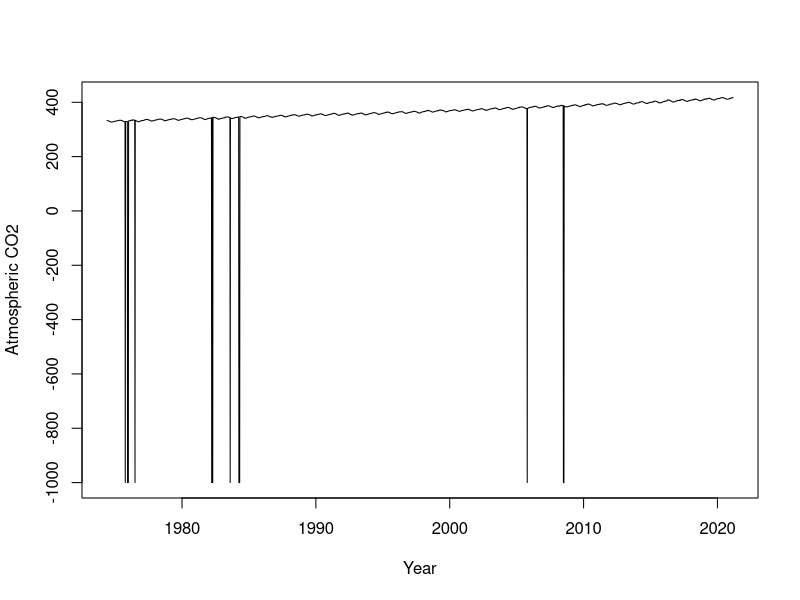
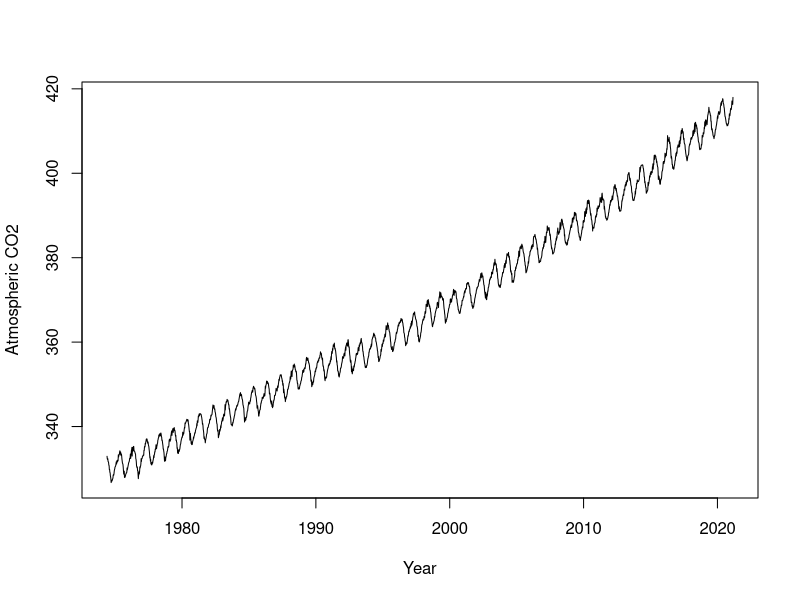
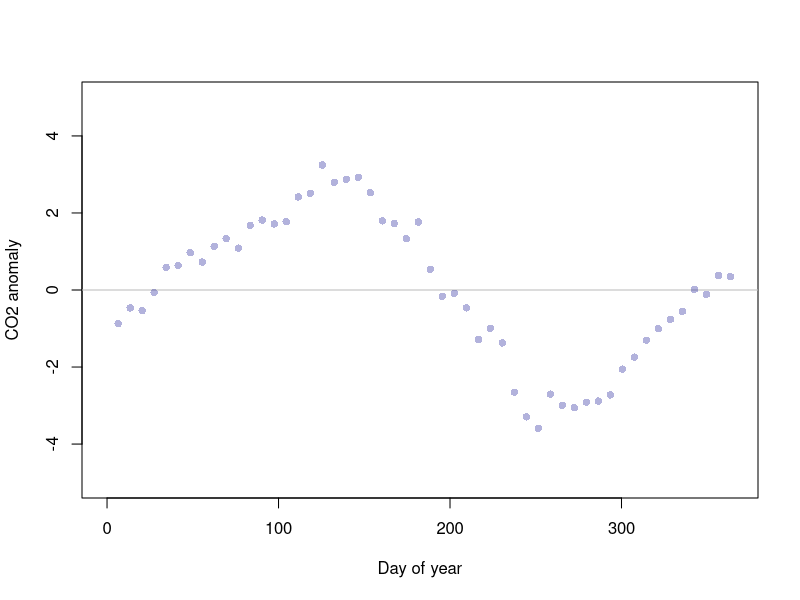
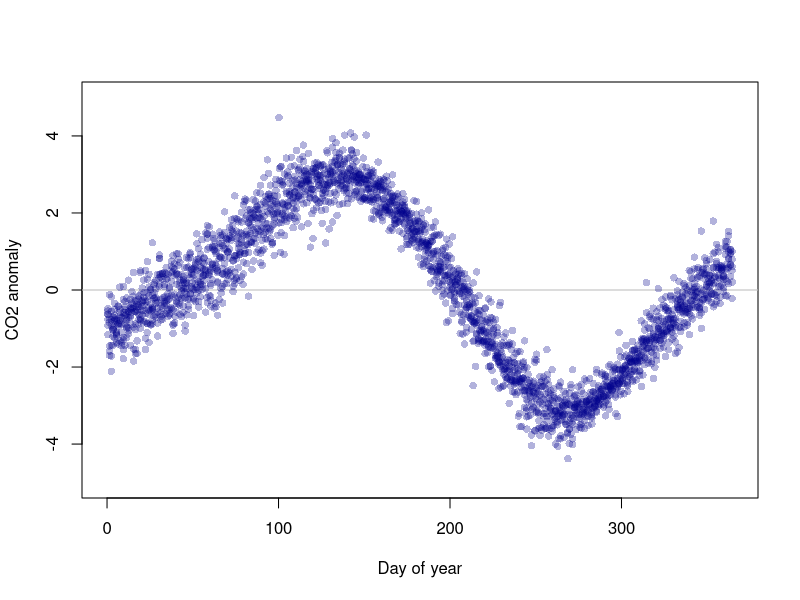
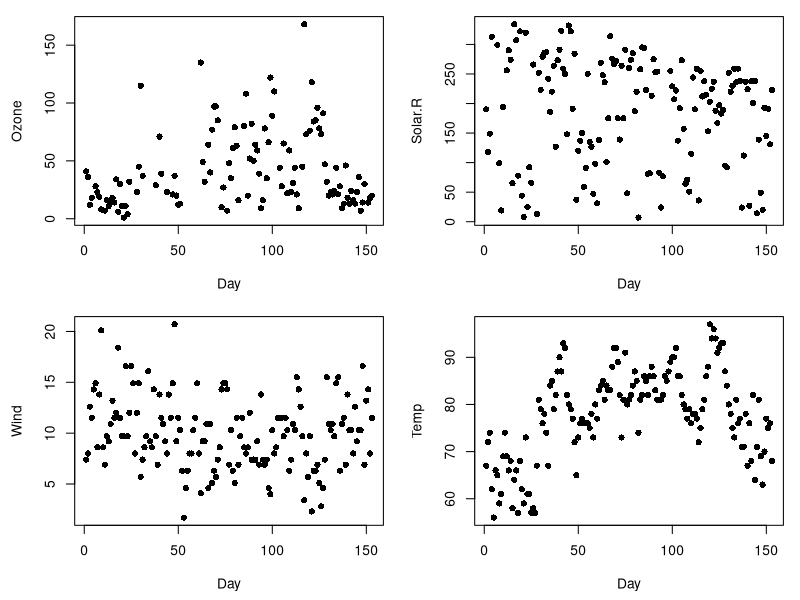
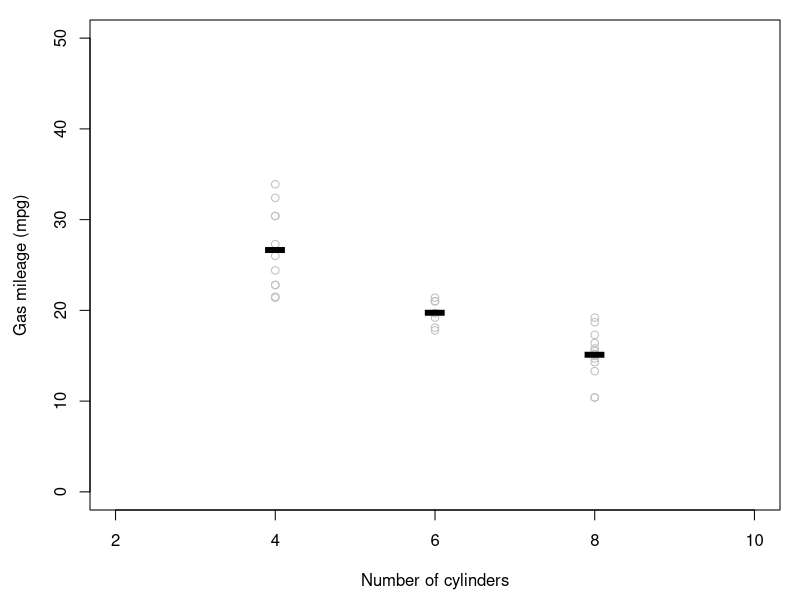
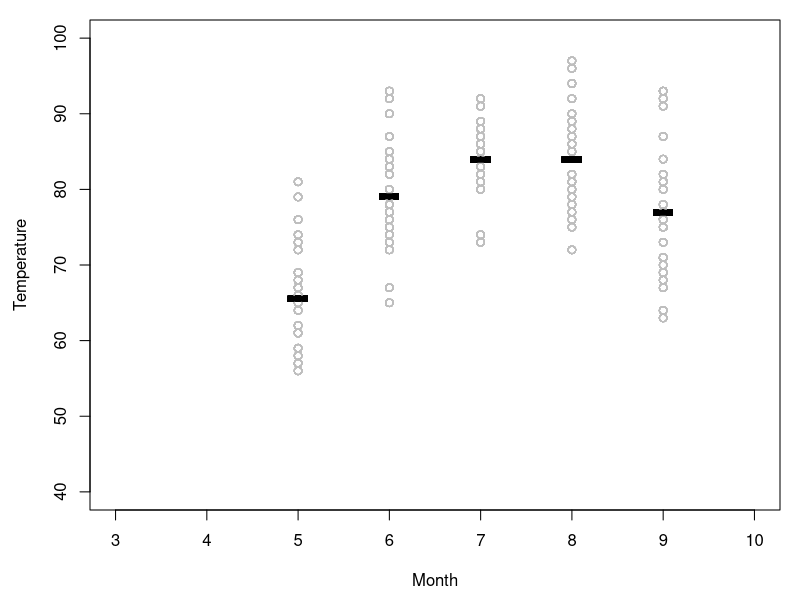
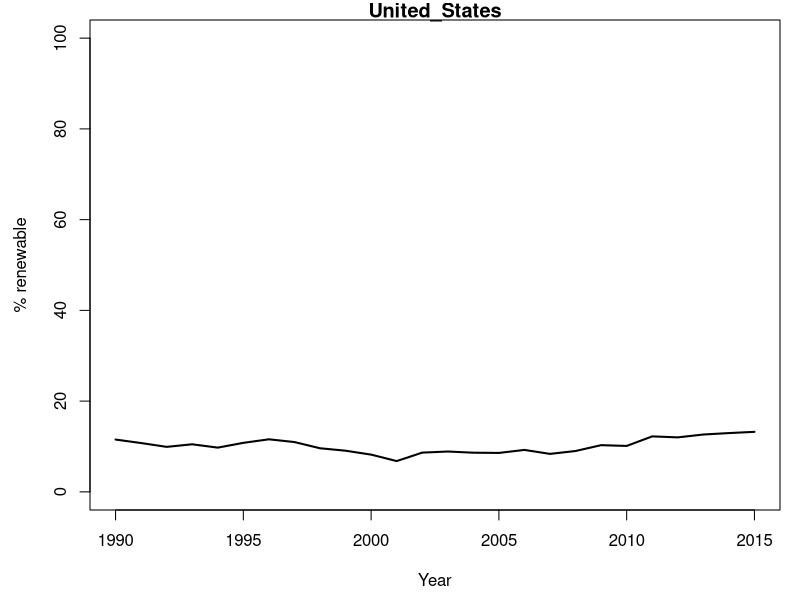

Source code (R) for these figures, in order:
## ---- chunk 1
x <- 1:5
for(i in x){
  print(i)
}
## ---- chunk 2
for(i in 1:5){
  print("I'm just repeating myself.")
}
## ---- chunk 3
x <- 2
for(i in 1:5){
  x <- x*x
  print(x)
}
## ---- chunk 4
professors <- c("Keri","Deb","Ken") 
for(x in professors){
  print(paste0(x," is pretty cool!"))
}
## ---- chunk 5
professors <- c("Keri","Deb","Ken") 
claims <- c()
for(x in professors){
  claim_x <- paste0(x," is pretty cool!")
  claims <- c(claims, claim_x)
}
claims
## ---- chunk 6
x <- 1:5
y <- 6:10
for(i in x){
  for(j in y){
  print(paste0(i,"-",j))
  }
}
## ---- chunk 7
df <- read.csv("./data/nz_birds.csv")
nrow(df)
head(df)
tail(df)
## ---- chunk 8
# 1: determine the unique days in the dataset:
udays <- unique(df$day)

# 2: stage empty results vectors
kiwi <- weka <- kakapo <- kea <- c()

# (create a variable named i to help you test your code as you build it)
i=1 

# 3: Start for loop. Loop through each unique day
for(i in 1:length(udays)){
  
  # 4. Subset to day of interest
  dayi <- udays[i] 
  dfi <- df[df$day == dayi,]
  
  # 5. Tally up birds, add to each vector
  kiwi[i] <- length(which(dfi$species=="Kiwi"))
  weka[i] <- length(which(dfi$species=="Weka"))
  kakapo[i] <- length(which(dfi$species=="Kakapo"))
  kea[i] <- length(which(dfi$species=="Kea"))
  
}

# 6. Run for loop

# 7. Combine results into a dataframe
results <- data.frame(day=udays, kiwi, weka, kakapo, kea)

# Check it out!
print(head(results))

## ---- chunk 9
kc <- read.csv("./data/keeling-curve.csv") ; head(kc)
## ---- chunk 10
plot(kc$CO2 ~ kc$year_dec,type="l",xlab="Year",ylab="Atmospheric CO2")
## ---- chunk 11
kc <- kc[kc$CO2 >0,] 
plot(kc$CO2 ~ kc$year_dec,type="l",xlab="Year",ylab="Atmospheric CO2")
## ---- chunk 12

# Stage an empty plot for what you are trying to represent
plot(1, # plot a single point
     type="n",
     xlim=c(0,365),xlab="Day of year",
     ylim=c(-5,5),ylab="CO2 anomaly")
abline(h=0,col="grey") # add nifty horizontal line

# Reduce the dataset to a single year (any year)
kcy <- kc[kc$year=="1990",] ; head(kcy)

# Let's convert each CO2 reading to an 'anomaly' compared to the year's average.
CO2.mean <- mean(kcy$CO2,na.rm=TRUE) ; CO2.mean  # Take note of how useful that 'na.rm=TRUE' input can be!

y <- kcy$CO2 - CO2.mean ; y # Translate each data point to an anomaly

# Add points to your plot
points(y~kcy$day_of_year,pch=16,col=adjustcolor("darkblue",alpha.f=.3))

## ---- chunk 13
# First, stage your empty plot:
plot(1,type="n",
     xlim=c(0,365),xlab="Day of year",
     ylim=c(-5,5),ylab="CO2 anomaly")

abline(h=0,col="grey")

# Now we will loop through each year of data. First, get a vector of the years included in the dataset:
years <- unique(kc$year) 

# Now build your for loop. 
# Notice that the contents of the `for loop` are exactly the same 
# as the single plot above --  with one exception. 
# Notice the use of the symbol i

for(i in years){

  # Reduce the dataset to a single year
  kcy <- kc[kc$year==i,] ; head(kcy)
  
  # Let's convert each CO2 reading to an 'anomaly' compared to the year's average.
  CO2.mean <- mean(kcy$CO2,na.rm=TRUE) ; CO2.mean # Get average CO2 for year

  y <- kcy$CO2 - CO2.mean ; y # Translate each data point to an anomaly

  # Add points to your plot
  points(y~kcy$day_of_year,pch=16,col=adjustcolor("darkblue",alpha.f=.3))
  
}

## ---- chunk 14
data(airquality)
head(airquality)
## ---- chunk 15
par(mfrow=c(2,2)) # Setup a multi-panel plot # format = c(number of rows, number of columns)
par(mar=c(4.5,4.5,1,1)) # Set plot margins

# Loop through the first four columns ...
for(i in 1:4){
  y <- airquality[,i] # Select data in column i
  var.name <- names(airquality)[i] # Get name of that column
  plot(y,xlab="Day",ylab=var.name,pch=16) # Plot data
}

par(mfrow=c(1,1)) # restore the default single-panel plot
## ---- chunk 16
data(mtcars)
head(mtcars)
## ---- chunk 17
# Let's see how many different cylinder types there are in the data
ucyl <- unique(mtcars$cyl) ; ucyl

# Let's make an empty plot
plot(1,type="n", # tell R not to draw anything
     xlim=c(2,10),ylim=c(0,50),
     xlab="Number of cylinders",
     ylab="Gas mileage (mpg)")

# Write your for loop here to add the actual data

i=ucyl[1] # It's always good to use a known value of i as you build up your for loop

for(i in ucyl){ # Usually helpful to write this line LAST. 
                # i.e., write body of loop first, test it, then wrap it in a loop.
  
  # Subset the dataframe according to number of cylinders
  cari <- mtcars[mtcars$cyl==i,]
  
  # Plot the raw data
  points(x=cari$cyl,y=cari$mpg,col="grey")
  
  # Superimpose the mean on top
  points(x=i,y=mean(cari$mpg),col="black",pch="-",cex=5,)
}
## ---- chunk 18
plot(1,type="n",
     xlim=c(3,10),ylim=c(40,100),
     xlab="Month",
     ylab="Temperature")

# Write your for loop here to add the actual data
for(i in airquality$Month){
  airi <- airquality[airquality$Month==i,]
  points(x=airi$Month,y=airi$Temp,pch=1,col="grey")
  points(x=i,y=mean(airi$Temp),pch="-",cex=5,col="black")
}
## ---- chunk 19

uspp <- unique(df$species) # get set of unique species

A <- B <- c() # empty vector for names of each species in the pair
X <- c() # empty vector for number of dates in which both species were common

i=1 ; j=2

# For loop 1
for(i in 1:length(uspp)){
  spi <- uspp[i] # species i
  dfi <- df[df$species == spi,] # subset df to only this species
  counti <- table(dfi$day) # get number of sightings on each day
  dayi <- names(counti)[which(counti >= 5)] ; # get the dates on which this species was seen 5+ times
  
  # For loop 2
  for(j in 1:length(uspp)){
    spj <- uspp[j] # species j
    dfj <- df[df$species == spj,] # subset df to only this species
    countj <- table(dfj$day) # get number of sightings on each day
    dayj <- names(countj)[which(countj >= 5)] ; # get the dates on which this species was seen 5+ times
    
    dates_ij <- which(dayi  %in% dayj) # get the dates on which both species were seen 5+ times
    Xij <- length(dates_ij) # count the number of these dates
    
    # Add results to staged objects
    X <- c(X,Xij) 
    A <- c(A,spi)
    B <- c(B,spj)
  }

}

# Combine results into a dataframe
results <- data.frame(A, B, X)

# Check it out!
results

## ---- chunk 20
results_matrix <- matrix(data=NA, nrow=4, ncol=4, dimnames=list(uspp,uspp))
results_matrix
## ---- chunk 21
# Stage empty results objects
results_matrix <- matrix(data=NA, nrow=4, ncol=4, dimnames=list(uspp,uspp))

# Get unique species
uspp <- unique(c(results$A,results$B))

# Loop 1: each species (row)
for(i in 1:length(uspp)){
  spi <- uspp[i]
  resultsi <- results[results$A==spi,] # subset data to rows where column A equals species i
  
  # Loop 2: each species (column)
  for(j in 1:length(uspp)){
    spj <- uspp[j]
    resultsj <- resultsi[resultsi$B==spj,] # subset data from i loop where column B equals species j
    
    Xij <- resultsj$X      # Find result

    results_matrix[i,j] <- Xij     # Add result to staged object
  }
}

results_matrix
## ---- chunk 22
df <- read.csv("./data/renewable-energy.csv")
## ---- chunk 23
# Write your code here
i=2
for(i in 2:ncol(df)){
  dfi <- df[,i] ; dfi
  diffi <- dfi[length(dfi)] - dfi[1] ; diffi
  print(paste0(names(df)[i]," : ",round(diffi),"% change."))
}
## ---- chunk 24
# Write your code here
diffs <- c()
i=2
for(i in 2:ncol(df)){
  dfi <- df[,i] ; dfi
  diffi <- dfi[length(dfi)] - dfi[1] ; diffi
  diffs <- c(diffs,diffi)
}
diffs
## ---- chunk 25
# Write code here
dfi <- df[,c(1,13)] 
plot(x=dfi[,1],
     y=dfi[,2],
     type="l",lwd=2,
     xlim=c(1990,2015),ylim=c(0,100),
     xlab="Year",ylab="% renewable",
     main=names(dfi)[2])
## ---- chunk 26

par(mfrow=c(4,3))
i=3
for(i in 2:ncol(df)){
  dfi <- df[,c(1,i)] ; dfi
  plot(x=dfi[,1],
       y=dfi[,2],
       type="l",lwd=2,
       xlim=c(1990,2015),ylim=c(0,100),
       xlab="Year",ylab="% renewable",
       main=names(dfi)[2])
}

## ---- chunk 27
par(mfrow=c(1,1))
plot(1,type="n",lwd=2,
     xlim=c(1990,2015),ylim=c(0,100),
     xlab="Year",ylab="% Renewable")

for(i in 2:ncol(df)){
  dfi <- df[,c(1,i)] ; dfi
  lines(dfi[,2]~dfi[,1],lwd=2,col=adjustcolor("black",alpha.f=.4))
}

lines(df$United_States~df$year,lwd=4,col="firebrick")

